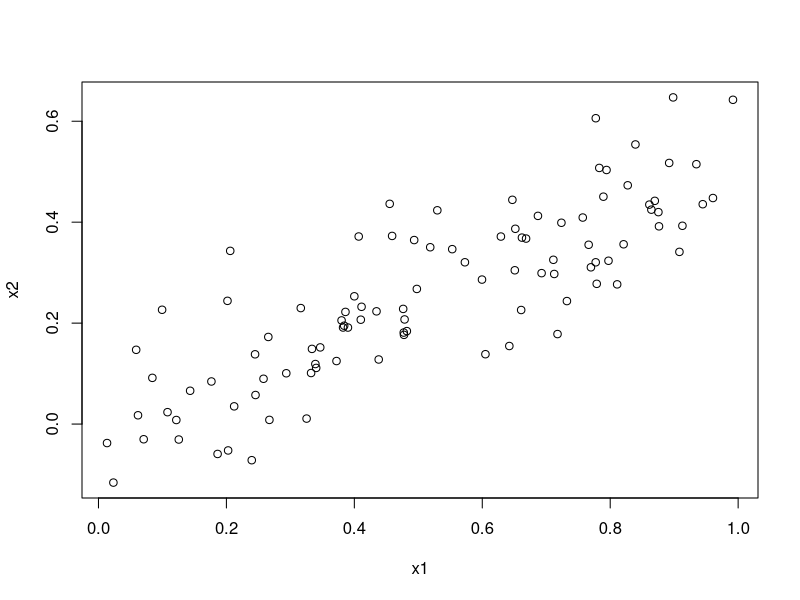
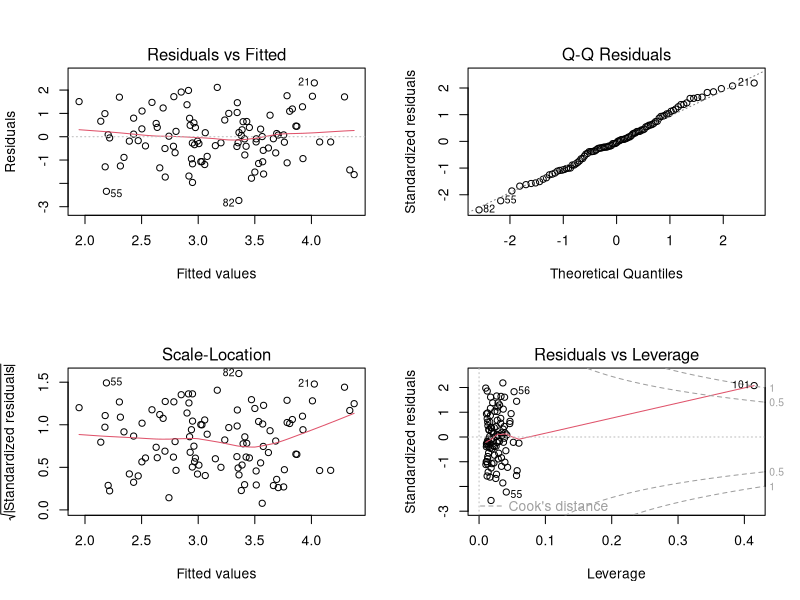
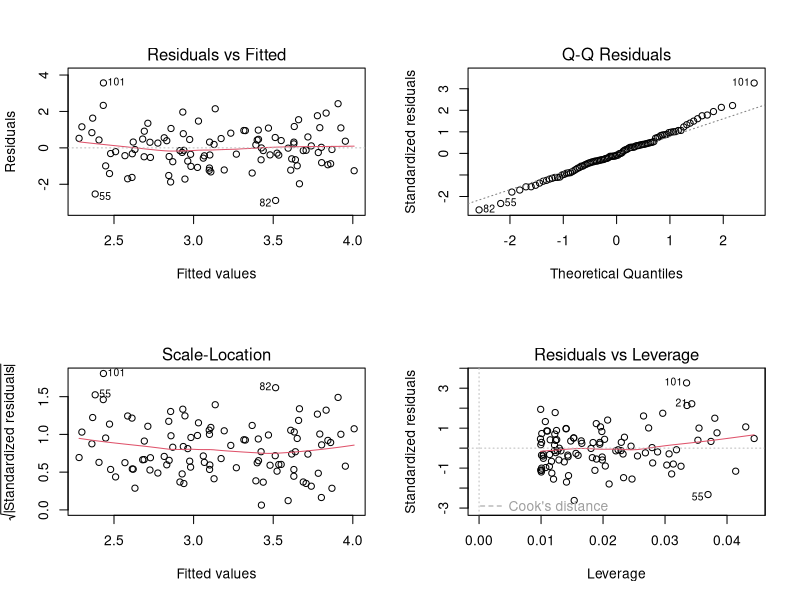
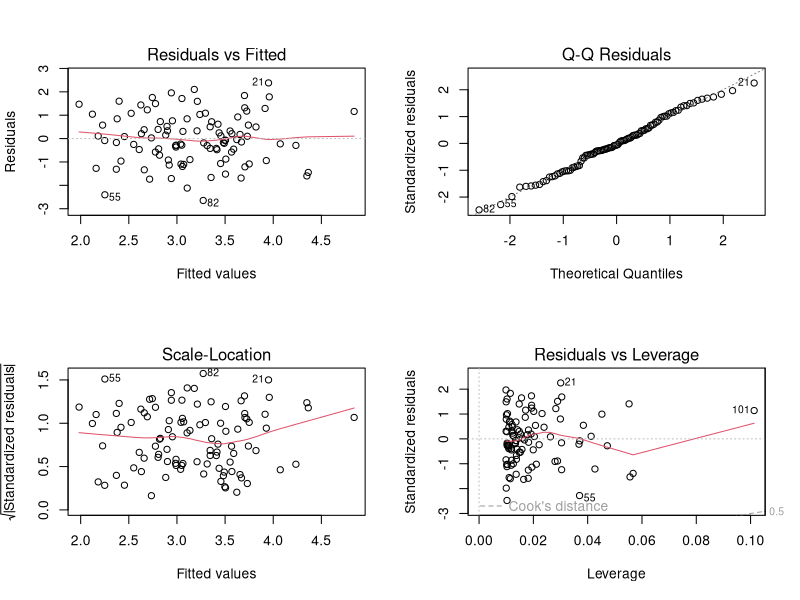
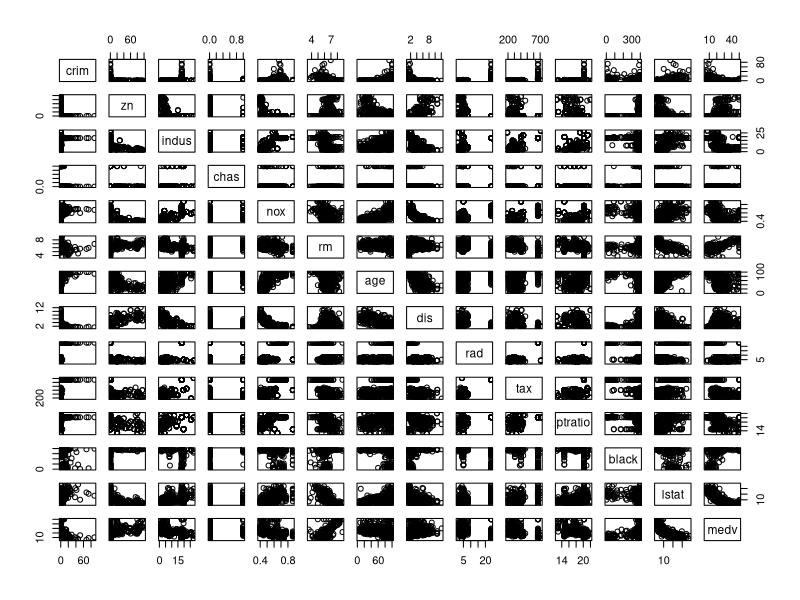

Recreate these plots in R, in order.
## ---- chunk 1
set.seed(1)
x1=runif(100)
x2=0.5*x1+rnorm(100)/10
y=2+2*x1+0.3*x2+rnorm(100)
## ---- chunk 2
cor(x1,x2)
## ---- chunk 3
plot(x1,x2)
## ---- chunk 4
regg=lm(y~x1+x2)
summary(regg)
## ---- chunk 5
regg2=lm(y~x1)
summary(regg2)
## ---- chunk 6
regg3=lm(y~x2)
summary(regg3)
## ---- chunk 7
x1 = c(x1, 0.1)
x2 = c(x2, 0.8)
y = c(y, 6)
lm(y~x1+x2)
summary(lm(y~x1+x2))
## ---- chunk 8
par(mfrow=c(2,2))
plot(lm(y~x1+x2))
## ---- chunk 9
lm(y~x1)
summary(lm(y~x1))
## ---- chunk 10
par(mfrow=c(2,2))
plot(lm(y~x1))
## ---- chunk 11
lm(y~x2)
summary(lm(y~x2))
## ---- chunk 12
par(mfrow=c(2,2))
plot(lm(y~x2))
## ---- chunk 13
library(MASS)
attach(Boston)
plot(Boston)
## ---- chunk 14
multi=lm(crim~.,data=Boston)
summary(multi)
